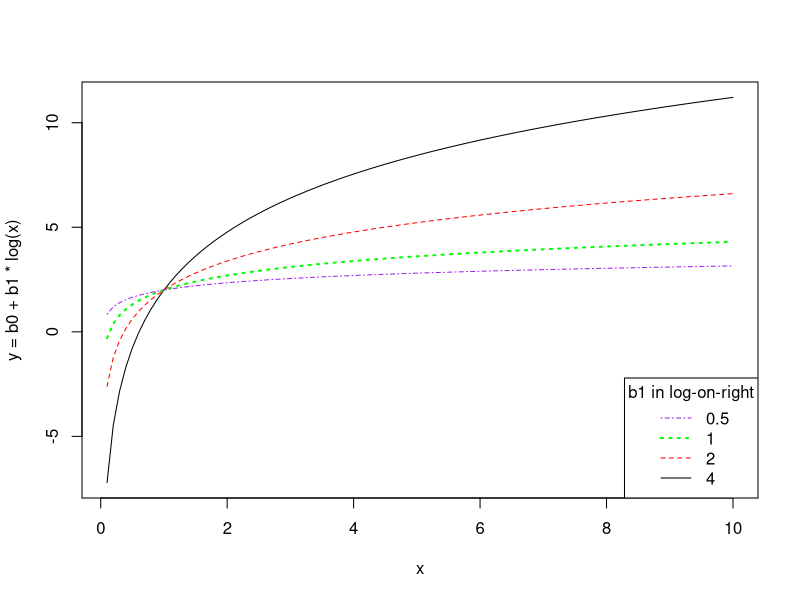

Recreate this plot in R.
## Paul Johnson
## 2013-04-01
## regression-log-on-right-1.R

## If  you fit

## m1 <- lm(y ~ log(x))
##
## how do you understand the coefficient?

## It seems not helpful to most people to note that this predictive
## model
##
## y = b0 + b1 log(x)
##
## is the same as
##
## y = b0 + log(x^b1).
##
##
## So better plot that for various b's to see what it means.

## I'll come back and write more example later, but the immediate need
## right now is to visualize the effect of changing b.

## And its a nice time to test out the curve() function in R,
## which I did not use much in the past because I could not
## understand the manual, but now I do.

curve( 2 + 4 * log(x), from = 0.1, to = 10, ylab = "y = b0 + b1 * log(x)")
curve( 2 + 2 * log(x), from = 0.1, to = 10, add = TRUE, col = "red", lty = 2)
curve( 2 + 1 * log(x), from = 0.1, to = 10, add = TRUE, col = "green", lty = 3, lwd = 2)
curve( 2 + 0.5 * log(x), from = 0.1, to = 10, add = TRUE, col = "purple", lty = 4)
legend("bottomright", legend = c("0.5", "1", "2", "4"),
       col = c("purple","green","red", "black"), lty = 4:1,
       title = "b1 in log-on-right", lwd = c(1,2,1,1))
